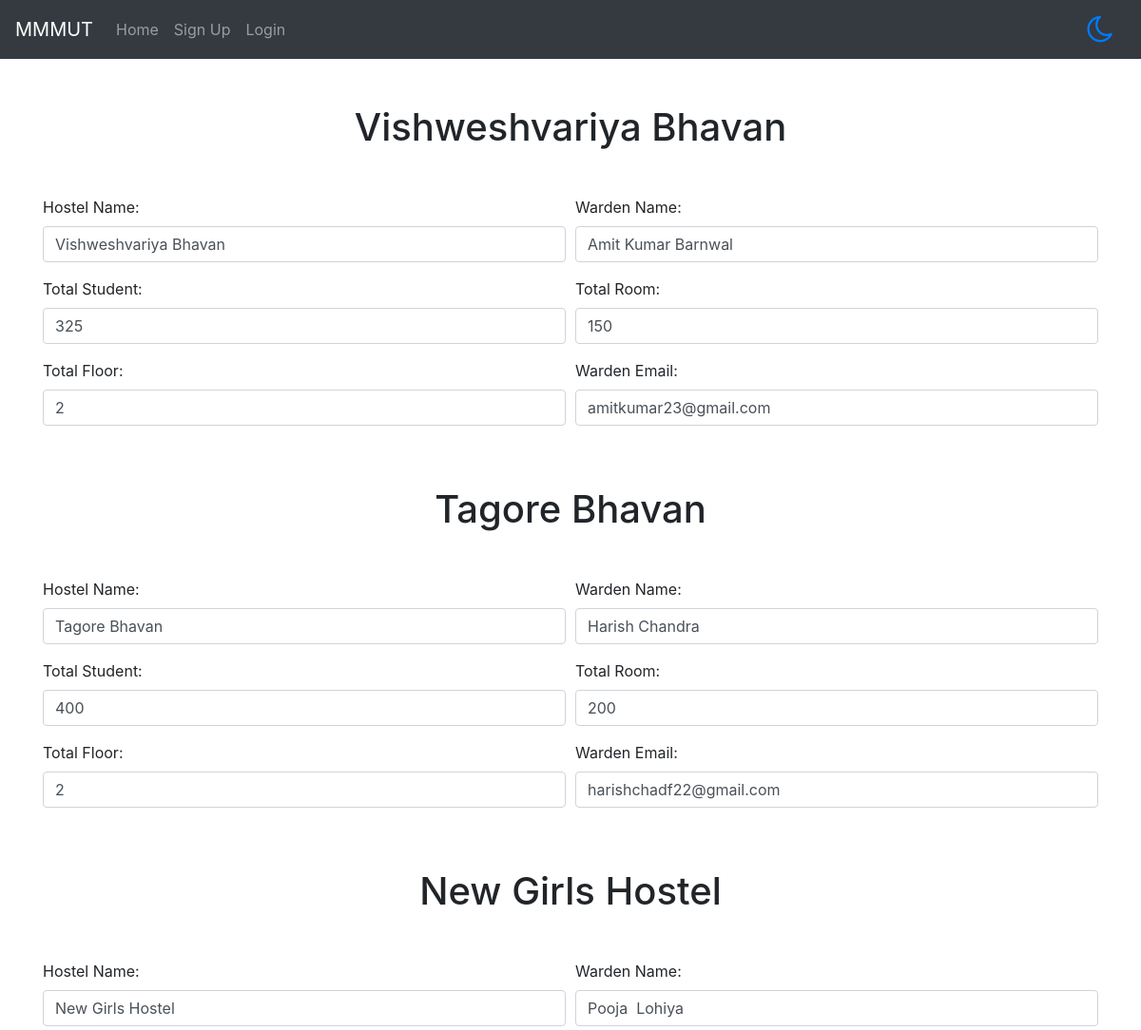
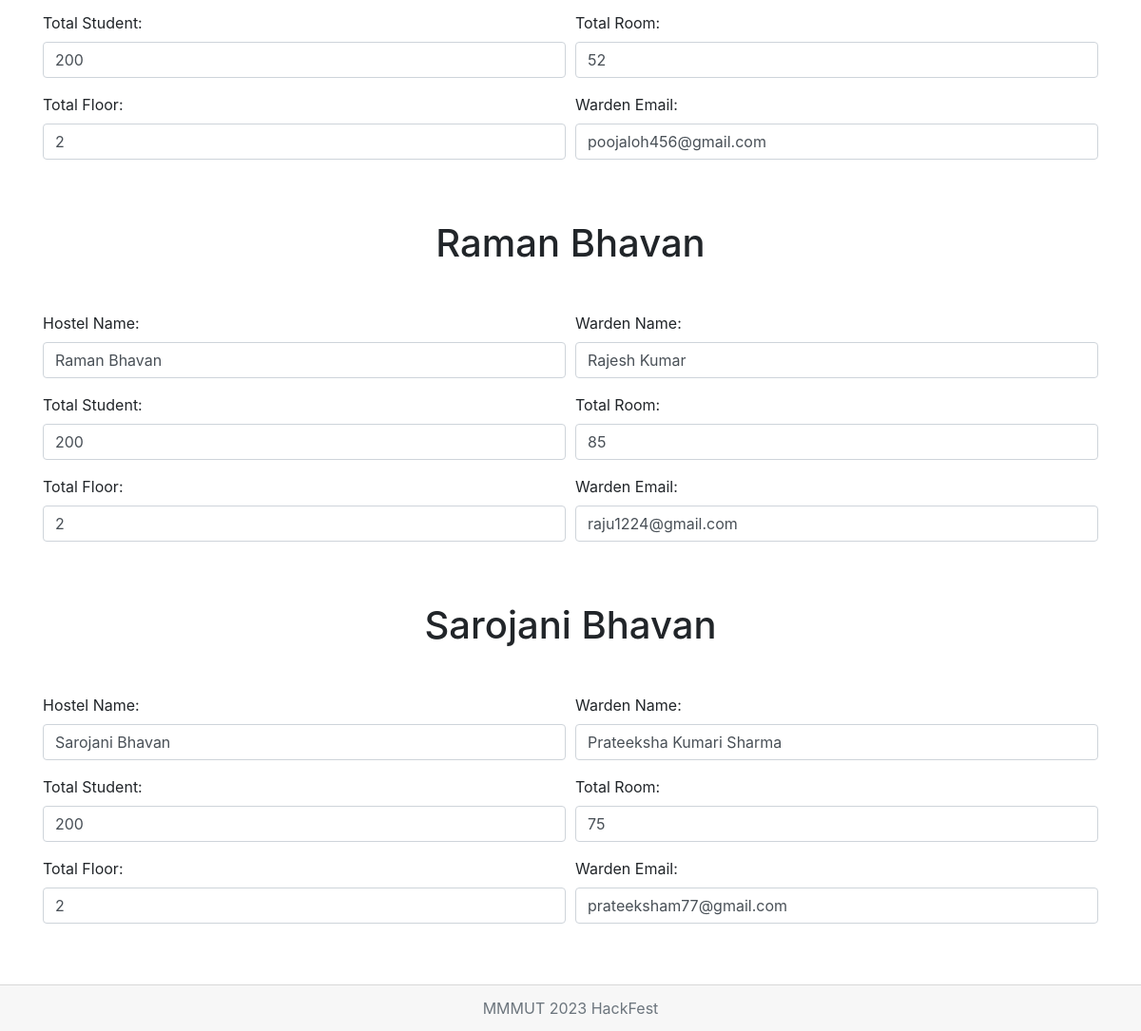
Screenshot of /hostel with the database file from the repository (2 pictures, top to bottom).
### college/models.py (models this page shows)
class Hostel(models.Model):
    name_warden = models.CharField(max_length=30)
    hostel_name = models.CharField(max_length=30)
    wanden_email = models.EmailField(max_length=30)
    tstudent = models.CharField(max_length=100)
    total_empty_rooms = models.CharField(max_length=50)
    total_alloted_room = models.CharField(max_length=50)
    tfloor = models.CharField(max_length=10)

### college/views.py (the view)
# urls.py: path('hostel', views.hostel, name='hostel'),
def hostel(request):
    detail_hostel = Hostel.objects.all()
    return render(request, 'hostel.html',{"data":detail_hostel})

### templates/hostel.html (shortened to what this page needs)
{% extends 'base.html' %}
{% block 'content' %}
{% load static %}
<div class="container mt-5">
    {% for item in data %}
    <div>
        <h1 class="text-center my-5">{{item.hostel_name}}</h1>
        <form method="">
            <div class="form-row">
                <div class="form-group col-md-6">
                    <label for="inputAddress">Hostel Name:</label>
                    <input type="text" class="form-control" name="name" id="inputAddress" value="{{item.hostel_name}}"
                        placeholder="Name ">
                </div>
                <div class="form-group col-md-6">
                    <label for="inputAddress2">Warden Name:</label>
                    <input type="text" class="form-control" name="branch" id="inputAddress2" value="{{item.name_warden}}"
                        placeholder="Student's Branch">
                </div>
                <div class="form-group col-md-6">
                    <label for="inputAddress3">Total Student:</label>
                    <input type="text" class="form-control" name="email" id="inputAddress3" value="{{item.tstudent}}"
                        placeholder="Email">
                </div>
                <div class="form-group col-md-6">
                    <label for="inputAddress3">Total Room:</label>
                    <input type="text" class="form-control" name="address" id="inputAddress3" value="{{item.total_alloted_room}}"
                        placeholder="total room">
                </div>
                <div class="form-group col-md-6">
                    <label for="inputAddress4">Total Floor:</label>
                    <input type="text" class="form-control" name="hostel" id="inputAddress4" value="{{item.tfloor}}"
                        placeholder="Hostel name">
                </div>
                <div class="form-group col-md-6">
                    <label for="inputZip">Warden Email:</label>
                    <input type="text" class="form-control" name="year" id="inputZip" value="{{item.wanden_email}}"
                        placeholder="Acedemic year">
                </div>
            </div>
        </form>
    </div>
    {% endfor %}
    <br><br>
</div>
{% endblock %}

### rows the page displays
Hostel: hostel_name "Vishweshvariya Bhavan", name "Vishweshvariya Bhavan", branch "Amit Kumar Barnwal", email "325", address "150", hostel "2", year "amitkumar23@gmail.com"
Hostel: hostel_name "Tagore Bhavan", name "Tagore Bhavan", branch "Harish Chandra", email "400", address "200", hostel "2", year "harishchadf22@gmail.com"
Hostel: hostel_name "New Girls Hostel", name "New Girls Hostel", branch "Pooja Lohiya", email "200", address "52", hostel "2", year "poojaloh456@gmail.com"
Hostel: hostel_name "Raman Bhavan", name "Raman Bhavan", branch "Rajesh Kumar", email "200", address "85", hostel "2", year "raju1224@gmail.com"
Hostel: hostel_name "Sarojani Bhavan", name "Sarojani Bhavan", branch "Prateeksha Kumari Sharma", email "200", address "75", hostel "2", year "prateeksham77@gmail.com"
